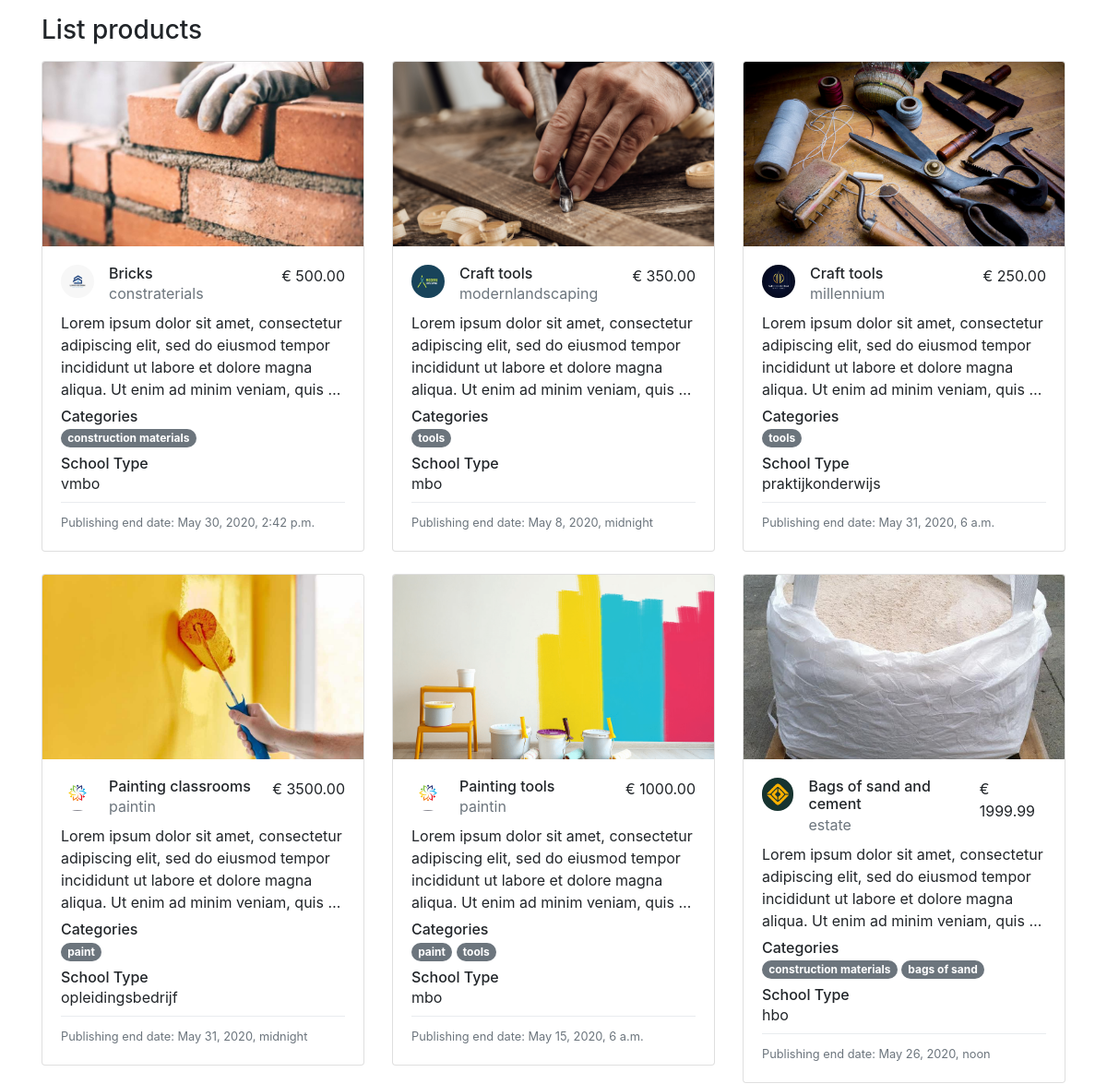
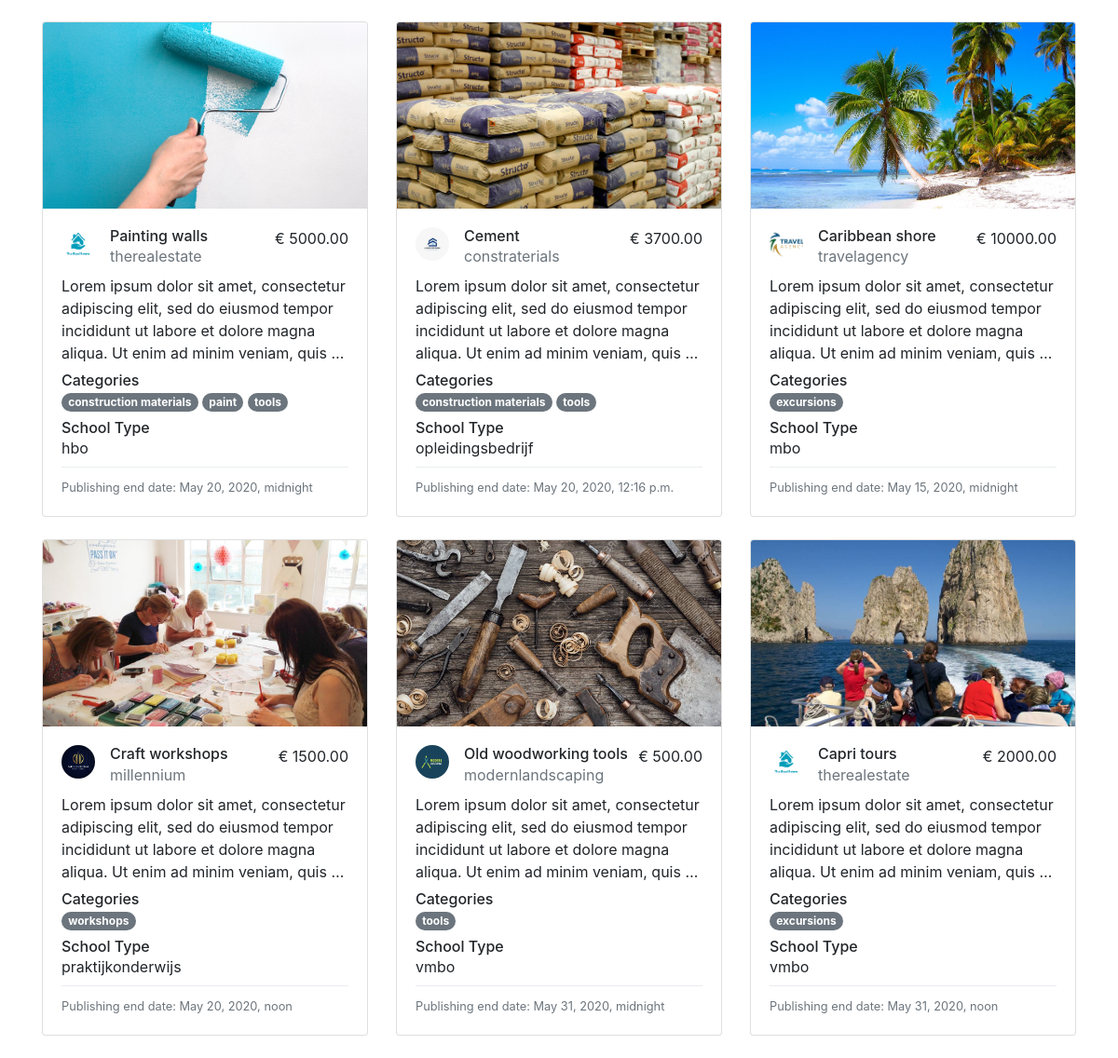
Screenshot of /products/ with the database file from the repository (2 pictures, top to bottom).
### products/models.py (models this page shows, shortened)
class Product(models.Model):
    supplier = models.ForeignKey(Supplier,
                                 on_delete=models.CASCADE)
    name = models.CharField(max_length=200)
    slug = models.SlugField(unique=True,
                            blank=True,
                            help_text=SLUG_HELP_TEXT)
    categories = models.ManyToManyField(Category)
    description = models.TextField()
    image = models.ImageField(upload_to='products')
    PR = 'PR'
    VMBO = 'VMBO'
    MBO = 'MBO'
    HBO = 'HBO'
    OP = 'OP'
    SCHOOL_TYPE_CHOICES = [
        (PR, 'praktijkonderwijs'),
        (VMBO, 'vmbo'),
        (MBO, 'mbo'),
        (HBO, 'hbo'),
        (OP, 'opleidingsbedrijf')
    ]
    school_type = models.CharField(
        max_length=48,
        choices=SCHOOL_TYPE_CHOICES
    )
    price = models.DecimalField(max_digits=10, decimal_places=2)
    created_at = models.DateTimeField('Date published',
                                      default=datetime.now)
    end_at = models.DateTimeField('Publishing end date')
    def is_product_available(self):
        ''' Check if the product is available, so it can be published
        '''
        now = datetime.now()
        return self.created_at <= now <= self.end_at
    is_product_available.boolean = True

class Category(models.Model):
    name = models.CharField(max_length=200)
    slug = models.SlugField(unique=True,
                            blank=True,
                            help_text=SLUG_HELP_TEXT)
    description = models.TextField(blank=True)
    class Meta:
        verbose_name_plural = "categories"
    def __str__(self):
        return self.name

### accounts/models.py (models this page shows, shortened)
class Supplier(models.Model):
    user = models.OneToOneField(User, on_delete=models.CASCADE)
    description = models.TextField(blank=True)
    thumbnail = models.ImageField(upload_to='profile_images')

### products/views.py (the view)
# urls.py: path('', views.index_view, name='index'),
def index_view(request):
    now = datetime.now()
    products = Product.objects.filter(end_at__gt=now, created_at__lt=now)
    context = {
        'page_title': 'List products',
        'title': 'List products',
        'currency': '€',
        'categories': 'Categories',
        'school_type': 'School Type',
        'published_at': 'Date published',
        'end_at': 'Publishing end date',
        'products': products,
    }
    return render(request, 'products/index.html', context)

### products/templates/products/index.html (shortened to what this page needs)
{% extends 'products/layout.html' %}
{% block content %}
<div class="container">
  <h3 class="mt-3 mb-3">{{title}}</h3>
  <div class="row row-cols-1 row-cols-md-3">
    {% for product in products %}
    <div class="col mb-4">
      <div class="card">
        <a href="/products/{{product.slug}}">
          <img src="{{ product.image.url }}" class="card-img-top" alt="#">
        </a>
        <div class="card-body">
          <div class="d-flex justify-content-between mb-2">
            <div class="d-flex">
              <div class="supplier-image" style="background-image:url({{product.supplier.thumbnail.url}});"></div>
              <div class="ml-3">
                <h6 class="m-0">{{product.name}}</h6>
                <span class="m-0 text-secondary">{{product.supplier.user.username}}</span>
              </div>
            </div>
            <span>{{currency}} {{product.price}}</span>
          </div>
          <p class="card-text mb-2">{{product.description|truncatewords:25}}</p>
          <div class="mb-2">
            <h6 class="m-0">{{categories}}</h6>
            {% for category in product.categories.all %}
            <span class="badge badge-pill badge-secondary pt-1 pb-1">{{category}}</span>
            {% endfor %}
          </div>
          <div class="mb-2">
            <h6 class="m-0">{{school_type}}</h6>
            <span>{{product.get_school_type_display}}</span>
          </div>
          <div class="dropdown-divider"></div>
          <div>
            <p class="card-text"><small class="text-muted">{{end_at}}: {{product.end_at}}</small></p>
          </div>
        </div>
      </div>
    </div>
    {% endfor %}
  </div>
</div>
{% endblock %}

### products/templates/products/layout.html (shortened to what this page needs)
{% load static %}
<!DOCTYPE html>
<html lang="en">
<head>
  <link rel="stylesheet" href="https://stackpath.bootstrapcdn.com/bootstrap/4.4.1/css/bootstrap.min.css"
>
  <link rel="stylesheet" type="text/css" href="{% static 'products/style.css' %}">
</head>
<body>
  <div>
    {% block content %}
    {% endblock %}
  </div>
</body>
</html>

### products/static/products/style.css (style rules this page uses)
.card-img-top { width: 100%; height: 200px; object-fit: cover; }
.supplier-image { background-position: center; height: 36px; width: 36px; border-radius: 18px; background-size: cover; display: block; }

### rows the page displays
Product: image (picture), supplier.thumbnail (picture), name "Bricks", supplier.user.username "constraterials", currency "€", price "500.00", description "Lorem ipsum dolor sit amet, consectetur adipiscing elit, sed do eiusmod tempor incididunt ut labore et dolore magna aliqua. Ut enim ad minim veniam, quis …", categories "Categories", school_type "School Type", school_type "vmbo", end_at "Publishing end date", end_at "May 30, 2020, 2:42 p.m."
Category: name "construction materials"
Product: image (picture), supplier.thumbnail (picture), name "Craft tools", supplier.user.username "modernlandscaping", currency "€", price "350.00", description "Lorem ipsum dolor sit amet, consectetur adipiscing elit, sed do eiusmod tempor incididunt ut labore et dolore magna aliqua. Ut enim ad minim veniam, quis …", categories "Categories", school_type "School Type", school_type "mbo", end_at "Publishing end date", end_at "May 8, 2020, midnight"
Category: name "tools"
Product: image (picture), supplier.thumbnail (picture), name "Craft tools", supplier.user.username "millennium", currency "€", price "250.00", description "Lorem ipsum dolor sit amet, consectetur adipiscing elit, sed do eiusmod tempor incididunt ut labore et dolore magna aliqua. Ut enim ad minim veniam, quis …", categories "Categories", school_type "School Type", school_type "praktijkonderwijs", end_at "Publishing end date", end_at "May 31, 2020, 6 a.m."
Product: image (picture), supplier.thumbnail (picture), name "Painting classrooms", supplier.user.username "paintin", currency "€", price "3500.00", description "Lorem ipsum dolor sit amet, consectetur adipiscing elit, sed do eiusmod tempor incididunt ut labore et dolore magna aliqua. Ut enim ad minim veniam, quis …", categories "Categories", school_type "School Type", school_type "opleidingsbedrijf", end_at "Publishing end date", end_at "May 31, 2020, midnight"
Category: name "paint"
Product: image (picture), supplier.thumbnail (picture), name "Painting tools", supplier.user.username "paintin", currency "€", price "1000.00", description "Lorem ipsum dolor sit amet, consectetur adipiscing elit, sed do eiusmod tempor incididunt ut labore et dolore magna aliqua. Ut enim ad minim veniam, quis …", categories "Categories", school_type "School Type", school_type "mbo", end_at "Publishing end date", end_at "May 15, 2020, 6 a.m."
Product: image (picture), supplier.thumbnail (picture), name "Bags of sand and cement", supplier.user.username "estate", currency "€", price "1999.99", description "Lorem ipsum dolor sit amet, consectetur adipiscing elit, sed do eiusmod tempor incididunt ut labore et dolore magna aliqua. Ut enim ad minim veniam, quis …", categories "Categories", school_type "School Type", school_type "hbo", end_at "Publishing end date", end_at "May 26, 2020, noon"
Category: name "bags of sand"
Product: image (picture), supplier.thumbnail (picture), name "Painting walls", supplier.user.username "therealestate", currency "€", price "5000.00", description "Lorem ipsum dolor sit amet, consectetur adipiscing elit, sed do eiusmod tempor incididunt ut labore et dolore magna aliqua. Ut enim ad minim veniam, quis …", categories "Categories", school_type "School Type", school_type "hbo", end_at "Publishing end date", end_at "May 20, 2020, midnight"
Product: image (picture), supplier.thumbnail (picture), name "Cement", supplier.user.username "constraterials", currency "€", price "3700.00", description "Lorem ipsum dolor sit amet, consectetur adipiscing elit, sed do eiusmod tempor incididunt ut labore et dolore magna aliqua. Ut enim ad minim veniam, quis …", categories "Categories", school_type "School Type", school_type "opleidingsbedrijf", end_at "Publishing end date", end_at "May 20, 2020, 12:16 p.m."
Product: image (picture), supplier.thumbnail (picture), name "Caribbean shore", supplier.user.username "travelagency", currency "€", price "10000.00", description "Lorem ipsum dolor sit amet, consectetur adipiscing elit, sed do eiusmod tempor incididunt ut labore et dolore magna aliqua. Ut enim ad minim veniam, quis …", categories "Categories", school_type "School Type", school_type "mbo", end_at "Publishing end date", end_at "May 15, 2020, midnight"
Category: name "excursions"
Product: image (picture), supplier.thumbnail (picture), name "Craft workshops", supplier.user.username "millennium", currency "€", price "1500.00", description "Lorem ipsum dolor sit amet, consectetur adipiscing elit, sed do eiusmod tempor incididunt ut labore et dolore magna aliqua. Ut enim ad minim veniam, quis …", categories "Categories", school_type "School Type", school_type "praktijkonderwijs", end_at "Publishing end date", end_at "May 20, 2020, noon"
Category: name "workshops"
Product: image (picture), supplier.thumbnail (picture), name "Old woodworking tools", supplier.user.username "modernlandscaping", currency "€", price "500.00", description "Lorem ipsum dolor sit amet, consectetur adipiscing elit, sed do eiusmod tempor incididunt ut labore et dolore magna aliqua. Ut enim ad minim veniam, quis …", categories "Categories", school_type "School Type", school_type "vmbo", end_at "Publishing end date", end_at "May 31, 2020, midnight"
Product: image (picture), supplier.thumbnail (picture), name "Capri tours", supplier.user.username "therealestate", currency "€", price "2000.00", description "Lorem ipsum dolor sit amet, consectetur adipiscing elit, sed do eiusmod tempor incididunt ut labore et dolore magna aliqua. Ut enim ad minim veniam, quis …", categories "Categories", school_type "School Type", school_type "vmbo", end_at "Publishing end date", end_at "May 31, 2020, noon"

### other values shown
{{ title }} "List products"
